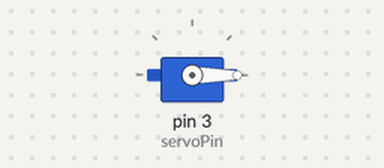
Recording of a sketch running on a simulated Arduino Uno, built with avr-gcc and run on an emulated ATmega328P. Shown: servo.

Above: at 0.05 s.
Timing chart, 0 to 3.0 s (numbered marks = the images above):
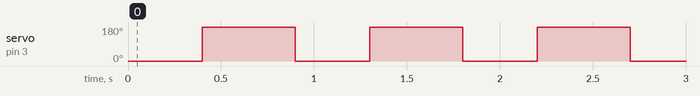

Measured:
- by itself, servo on pin 3 (servoPin): alternates 180° for 0.50 s and 0° for 0.40 s

The sketch:

servo_interfacing.ino
```cpp
// Include the Servo library
#include <Servo.h>
// Declare the Servo pin
int servoPin = 3;
// Create a servo object
Servo Servo1;
void setup() {
   // We need to attach the servo to the used pin number
   Servo1.attach(servoPin);
}
void loop(){

  Servo1.write(0);
   delay(400);
   Servo1.write(180);
   delay(500);
}
```
